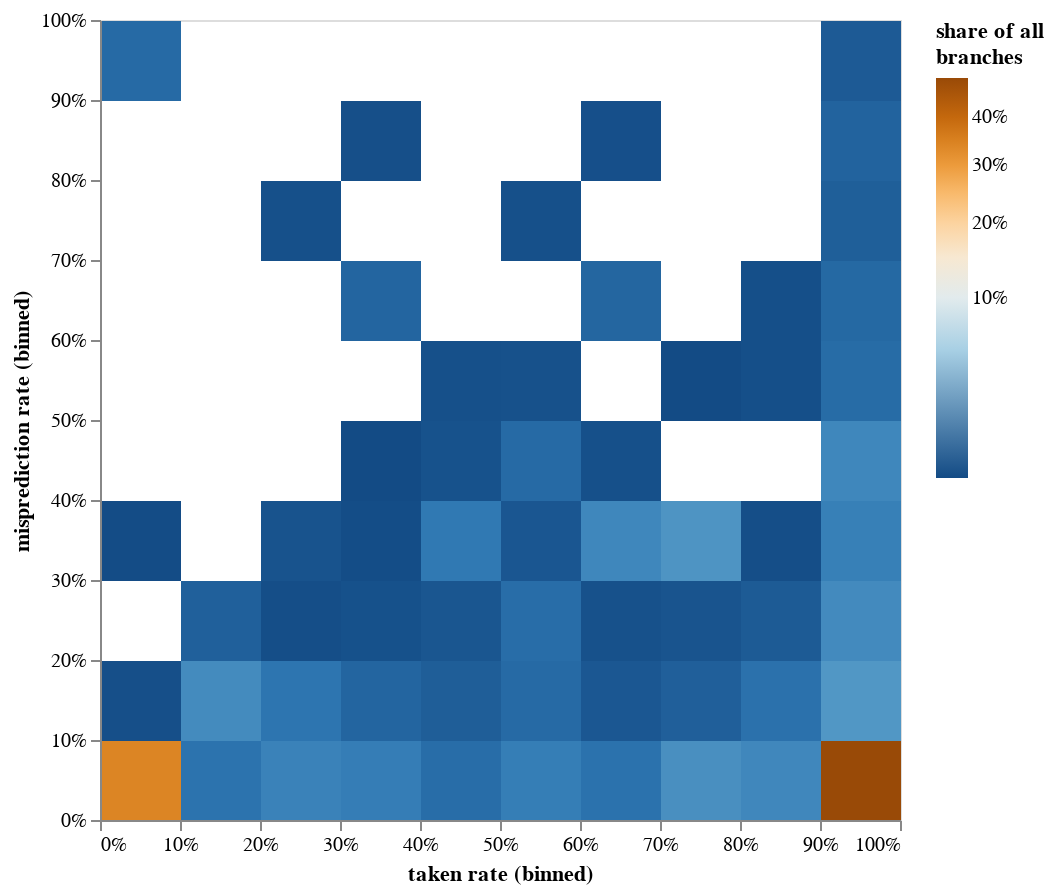

Source (notebook cell):
### Code cell
ddf = df.lazy().groupby([
    pl.col('inst_addr'),
    pl.col('checkpoint'),
    pl.col('simpoint_weight'),
]).agg(
    pl.col('taken').cast(pl.UInt32).sum(),
    pl.col('mispredicted').cast(pl.UInt32).sum(),
    pl.count()
).groupby([
    pl.col('inst_addr'),
]).agg([
    (pl.col('taken') * pl.col('simpoint_weight')).sum(),
    (pl.col('mispredicted') * pl.col('simpoint_weight')).sum(),
    (pl.col('count') * pl.col('simpoint_weight')).sum()
]).with_columns([
    (pl.col('taken') / pl.col('count')).alias('taken rate'),
    (pl.col('mispredicted') / pl.col('count')).alias('misprediction rate'),
    pl.col('count').sum().alias('total count'),
    (pl.col('count') / pl.col('count').sum()).alias('share of occurences'),
    (pl.col('mispredicted') / pl.col('mispredicted').sum()).alias('share of mispredictions')
]).collect(streaming=True)

p1 = alt.Chart(ddf).mark_rect().encode(
    x=alt.X("taken rate:Q", bin=True).axis(format='.0%'),
    y=alt.Y("misprediction rate:Q", bin=True).axis(format='.0%'),
    color=alt.Color('count():Q',
                    scale=alt.Scale(type='sqrt',scheme='blueorange'),
                    legend=alt.Legend(title=['#branches']))
).properties(
    width=400,
    height=400
)

p2 = alt.Chart(ddf).mark_rect().encode(
    x=alt.X("taken rate:Q", bin=True).axis(format='.0%'),
    y=alt.Y("misprediction rate:Q", bin=True).axis(format='.0%'),
    color=alt.Color('sum(share of mispredictions):Q',
                    scale=alt.Scale(type='sqrt', scheme='blueorange'),
                    legend=alt.Legend(format=".0%",title=['share of all', 'mispredictions']))
).properties(
    width=400,
    height=400
)

p3 = alt.Chart(ddf).mark_rect().encode(
    x=alt.X("taken rate:Q", bin=True).axis(format='.0%'),
    y=alt.Y("misprediction rate:Q", bin=True).axis(format='.0%'),
    color=alt.Color('sum(share of occurences):Q',
                    scale=alt.Scale(type='sqrt', scheme='blueorange'),
                    legend=alt.Legend(format=".0%",title=['share of all', 'branches']))
).properties(
    width=400,
    height=400
)

p3

### Figure 1 — Vega specification as saved in the notebook (floating-point values rounded to 4 significant figures)
{"$schema": "https://vega.github.io/schema/vega/v5.json", "data": [{"name": "source_0", "values": [{"bin_maxbins_10_misprediction rate": 0.0, "bin_maxbins_10_misprediction rate_end": 0.1, "bin_maxbins_10_taken rate": 0.0, "bin_maxbins_10_taken rate_end": 0.1, "sum_share of occurences": 0.3414}, {"bin_maxbins_10_misprediction rate": 0.0, "bin_maxbins_10_misprediction rate_end": 0.1, "bin_maxbins_10_taken rate": 0.9, "bin_maxbins_10_taken rate_end": 1.0, "sum_share of occurences": 0.4914}, {"bin_maxbins_10_misprediction rate": 0.1, "bin_maxbins_10_misprediction rate_end": 0.2, "bin_maxbins_10_taken rate": 0.9, "bin_maxbins_10_taken rate_end": 1.0, "sum_share of occurences": 0.01506}, {"bin_maxbins_10_misprediction rate": 0.2, "bin_maxbins_10_misprediction rate_end": 0.3, "bin_maxbins_10_taken rate": 0.4, "bin_maxbins_10_taken rate_end": 0.5, "sum_share of occurences": 0.0002901}, {"bin_maxbins_10_misprediction rate": 0.9, "bin_maxbins_10_misprediction rate_end": 1.0, "bin_maxbins_10_taken rate": 0.9, "bin_maxbins_10_taken rate_end": 1.0, "sum_share of occurences": 0.0005684}, {"bin_maxbins_10_misprediction rate": 0.0, "bin_maxbins_10_misprediction rate_end": 0.1, "bin_maxbins_10_taken rate": 0.5, "bin_maxbins_10_taken rate_end": 0.6, "sum_share of occurences": 0.006345}, {"bin_maxbins_10_misprediction rate": 0.2, "bin_maxbins_10_misprediction rate_end": 0.3, "bin_maxbins_10_taken rate": 0.7, "bin_maxbins_10_taken rate_end": 0.8, "sum_share of occurences": 0.0002065}, {"bin_maxbins_10_misprediction rate": 0.0, "bin_maxbins_10_misprediction rate_end": 0.1, "bin_maxbins_10_taken rate": 0.7, "bin_maxbins_10_taken rate_end": 0.8, "sum_share of occurences": 0.01189}, {"bin_maxbins_10_misprediction rate": 0.4, "bin_maxbins_10_misprediction rate_end": 0.5, "bin_maxbins_10_taken rate": 0.9, "bin_maxbins_10_taken rate_end": 1.0, "sum_share of occurences": 0.009052}, {"bin_maxbins_10_misprediction rate": 0.2, "bin_maxbins_10_misprediction rate_end": 0.3, "bin_maxbins_10_taken rate": 0.8, "bin_maxbins_10_taken rate_end": 0.9, "sum_share of occurences": 0.0006238}, {"bin_maxbins_10_misprediction rate": 0.8, "bin_maxbins_10_misprediction rate_end": 0.9, "bin_maxbins_10_taken rate": 0.9, "bin_maxbins_10_taken rate_end": 1.0, "sum_share of occurences": 0.001451}, {"bin_maxbins_10_misprediction rate": 0.3, "bin_maxbins_10_misprediction rate_end": 0.4, "bin_maxbins_10_taken rate": 0.9, "bin_maxbins_10_taken rate_end": 1.0, "sum_share of occurences": 0.006836}, {"bin_maxbins_10_misprediction rate": 0.0, "bin_maxbins_10_misprediction rate_end": 0.1, "bin_maxbins_10_taken rate": 0.8, "bin_maxbins_10_taken rate_end": 0.9, "sum_share of occurences": 0.00918}, {"bin_maxbins_10_misprediction rate": 0.0, "bin_maxbins_10_misprediction rate_end": 0.1, "bin_maxbins_10_taken rate": 0.4, "bin_maxbins_10_taken rate_end": 0.5, "sum_share of occurences": 0.00281}, {"bin_maxbins_10_misprediction rate": 0.0, "bin_maxbins_10_misprediction rate_end": 0.1, "bin_maxbins_10_taken rate": 0.6, "bin_maxbins_10_taken rate_end": 0.7, "sum_share of occurences": 0.003657}, {"bin_maxbins_10_misprediction rate": 0.6, "bin_maxbins_10_misprediction rate_end": 0.7, "bin_maxbins_10_taken rate": 0.9, "bin_maxbins_10_taken rate_end": 1.0, "sum_share of occurences": 0.002144}, {"bin_maxbins_10_misprediction rate": 0.5, "bin_maxbins_10_misprediction rate_end": 0.6, "bin_maxbins_10_taken rate": 0.9, "bin_maxbins_10_taken rate_end": 1.0, "sum_share of occurences": 0.002583}, {"bin_maxbins_10_misprediction rate": 0.2, "bin_maxbins_10_misprediction rate_end": 0.3, "bin_maxbins_10_taken rate": 0.9, "bin_maxbins_10_taken rate_end": 1.0, "sum_share of occurences": 0.01017}, {"bin_maxbins_10_misprediction rate": 0.5, "bin_maxbins_10_misprediction rate_end": 0.6, "bin_maxbins_10_taken rate": 0.5, "bin_maxbins_10_taken rate_end": 0.6, "sum_share of occurences": 8.096e-05}, {"bin_maxbins_10_misprediction rate": 0.0, "bin_maxbins_10_misprediction rate_end": 0.1, "bin_maxbins_10_taken rate": 0.1, "bin_maxbins_10_taken rate_end": 0.2, "sum_share of occurences": 0.003825}, {"bin_maxbins_10_misprediction rate": 0.1, "bin_maxbins_10_misprediction rate_end": 0.2, "bin_maxbins_10_taken rate": 0.0, "bin_maxbins_10_taken rate_end": 0.1, "sum_share of occurences": 4.365e-05}, {"bin_maxbins_10_misprediction rate": 0.4, "bin_maxbins_10_misprediction rate_end": 0.5, "bin_maxbins_10_taken rate": 0.4, "bin_maxbins_10_taken rate_end": 0.5, "sum_share of occurences": 0.0001274}, {"bin_maxbins_10_misprediction rate": 0.1, "bin_maxbins_10_misprediction rate_end": 0.2, "bin_maxbins_10_taken rate": 0.8, "bin_maxbins_10_taken rate_end": 0.9, "sum_share of occurences": 0.003525}, {"bin_maxbins_10_misprediction rate": 0.0, "bin_maxbins_10_misprediction rate_end": 0.1, "bin_maxbins_10_taken rate": 0.2, "bin_maxbins_10_taken rate_end": 0.3, "sum_share of occurences": 0.007628}, {"bin_maxbins_10_misprediction rate": 0.1, "bin_maxbins_10_misprediction rate_end": 0.2, "bin_maxbins_10_taken rate": 0.1, "bin_maxbins_10_taken rate_end": 0.2, "sum_share of occurences": 0.01029}, {"bin_maxbins_10_misprediction rate": 0.1, "bin_maxbins_10_misprediction rate_end": 0.2, "bin_maxbins_10_taken rate": 0.2, "bin_maxbins_10_taken rate_end": 0.3, "sum_share of occurences": 0.004293}, {"bin_maxbins_10_misprediction rate": 0.4, "bin_maxbins_10_misprediction rate_end": 0.5, "bin_maxbins_10_taken rate": 0.5, "bin_maxbins_10_taken rate_end": 0.6, "sum_share of occurences": 0.002333}, {"bin_maxbins_10_misprediction rate": 0.7, "bin_maxbins_10_misprediction rate_end": 0.8, "bin_maxbins_10_taken rate": 0.9, "bin_maxbins_10_taken rate_end": 1.0, "sum_share of occurences": 0.0009324}, {"bin_maxbins_10_misprediction rate": 0.3, "bin_maxbins_10_misprediction rate_end": 0.4, "bin_maxbins_10_taken rate": 0.0, "bin_maxbins_10_taken rate_end": 0.1, "sum_share of occurences": 2.152e-06}, {"bin_maxbins_10_misprediction rate": 0.2, "bin_maxbins_10_misprediction rate_end": 0.3, "bin_maxbins_10_taken rate": 0.5, "bin_maxbins_10_taken rate_end": 0.6, "sum_share of occurences": 0.002839}, {"bin_maxbins_10_misprediction rate": 0.3, "bin_maxbins_10_misprediction rate_end": 0.4, "bin_maxbins_10_taken rate": 0.5, "bin_maxbins_10_taken rate_end": 0.6, "sum_share of occurences": 0.0003196}, {"bin_maxbins_10_misprediction rate": 0.3, "bin_maxbins_10_misprediction rate_end": 0.4, "bin_maxbins_10_taken rate": 0.7, "bin_maxbins_10_taken rate_end": 0.8, "sum_share of occurences": 0.01369}, {"bin_maxbins_10_misprediction rate": 0.7, "bin_maxbins_10_misprediction rate_end": 0.8, "bin_maxbins_10_taken rate": 0.2, "bin_maxbins_10_taken rate_end": 0.3, "sum_share of occurences": 7.036e-05}, {"bin_maxbins_10_misprediction rate": 0.5, "bin_maxbins_10_misprediction rate_end": 0.6, "bin_maxbins_10_taken rate": 0.4, "bin_maxbins_10_taken rate_end": 0.5, "sum_share of occurences": 5.249e-05}, {"bin_maxbins_10_misprediction rate": 0.8, "bin_maxbins_10_misprediction rate_end": 0.9, "bin_maxbins_10_taken rate": 0.6, "bin_maxbins_10_taken rate_end": 0.7, "sum_share of occurences": 4.944e-05}, {"bin_maxbins_10_misprediction rate": 0.1, "bin_maxbins_10_misprediction rate_end": 0.2, "bin_maxbins_10_taken rate": 0.7, "bin_maxbins_10_taken rate_end": 0.8, "sum_share of occurences": 0.0009907}, {"bin_maxbins_10_misprediction rate": 0.0, "bin_maxbins_10_misprediction rate_end": 0.1, "bin_maxbins_10_taken rate": 0.3, "bin_maxbins_10_taken rate_end": 0.4, "sum_share of occurences": 0.006285}, {"bin_maxbins_10_misprediction rate": 0.1, "bin_maxbins_10_misprediction rate_end": 0.2, "bin_maxbins_10_taken rate": 0.4, "bin_maxbins_10_taken rate_end": 0.5, "sum_share of occurences": 0.0008522}, {"bin_maxbins_10_misprediction rate": 0.4, "bin_maxbins_10_misprediction rate_end": 0.5, "bin_maxbins_10_taken rate": 0.6, "bin_maxbins_10_taken rate_end": 0.7, "sum_share of occurences": 5.462e-05}, {"bin_maxbins_10_misprediction rate": 0.2, "bin_maxbins_10_misprediction rate_end": 0.3, "bin_maxbins_10_taken rate": 0.2, "bin_maxbins_10_taken rate_end": 0.3, "sum_share of occurences": 1.754e-05}, {"bin_maxbins_10_misprediction rate": 0.3, "bin_maxbins_10_misprediction rate_end": 0.4, "bin_maxbins_10_taken rate": 0.6, "bin_maxbins_10_taken rate_end": 0.7, "sum_share of occurences": 0.009037}, {"bin_maxbins_10_misprediction rate": 0.6, "bin_maxbins_10_misprediction rate_end": 0.7, "bin_maxbins_10_taken rate": 0.6, "bin_maxbins_10_taken rate_end": 0.7, "sum_share of occurences": 0.001754}, {"bin_maxbins_10_misprediction rate": 0.1, "bin_maxbins_10_misprediction rate_end": 0.2, "bin_maxbins_10_taken rate": 0.5, "bin_maxbins_10_taken rate_end": 0.6, "sum_share of occurences": 0.002379}, {"bin_maxbins_10_misprediction rate": 0.4, "bin_maxbins_10_misprediction rate_end": 0.5, "bin_maxbins_10_taken rate": 0.3, "bin_maxbins_10_taken rate_end": 0.4, "sum_share of occurences": 6.227e-07}, {"bin_maxbins_10_misprediction rate": 0.7, "bin_maxbins_10_misprediction rate_end": 0.8, "bin_maxbins_10_taken rate": 0.5, "bin_maxbins_10_taken rate_end": 0.6, "sum_share of occurences": 6.377e-05}, {"bin_maxbins_10_misprediction rate": 0.2, "bin_maxbins_10_misprediction rate_end": 0.3, "bin_maxbins_10_taken rate": 0.6, "bin_maxbins_10_taken rate_end": 0.7, "sum_share of occurences": 9.38e-05}, {"bin_maxbins_10_misprediction rate": 0.6, "bin_maxbins_10_misprediction rate_end": 0.7, "bin_maxbins_10_taken rate": 0.3, "bin_maxbins_10_taken rate_end": 0.4, "sum_share of occurences": 0.001668}, {"bin_maxbins_10_misprediction rate": 0.9, "bin_maxbins_10_misprediction rate_end": 1.0, "bin_maxbins_10_taken rate": 0.0, "bin_maxbins_10_taken rate_end": 0.1, "sum_share of occurences": 0.00237}, {"bin_maxbins_10_misprediction rate": 0.1, "bin_maxbins_10_misprediction rate_end": 0.2, "bin_maxbins_10_taken rate": 0.3, "bin_maxbins_10_taken rate_end": 0.4, "sum_share of occurences": 0.001683}, {"bin_maxbins_10_misprediction rate": 0.6, "bin_maxbins_10_misprediction rate_end": 0.7, "bin_maxbins_10_taken rate": 0.8, "bin_maxbins_10_taken rate_end": 0.9, "sum_share of occurences": 3.678e-05}, {"bin_maxbins_10_misprediction rate": 0.2, "bin_maxbins_10_misprediction rate_end": 0.3, "bin_maxbins_10_taken rate": 0.3, "bin_maxbins_10_taken rate_end": 0.4, "sum_share of occurences": 7.56e-05}, {"bin_maxbins_10_misprediction rate": 0.1, "bin_maxbins_10_misprediction rate_end": 0.2, "bin_maxbins_10_taken rate": 0.6, "bin_maxbins_10_taken rate_end": 0.7, "sum_share of occurences": 0.0003729}, {"bin_maxbins_10_misprediction rate": 0.2, "bin_maxbins_10_misprediction rate_end": 0.3, "bin_maxbins_10_taken rate": 0.1, "bin_maxbins_10_taken rate_end": 0.2, "sum_share of occurences": 0.001107}, {"bin_maxbins_10_misprediction rate": 0.3, "bin_maxbins_10_misprediction rate_end": 0.4, "bin_maxbins_10_taken rate": 0.8, "bin_maxbins_10_taken rate_end": 0.9, "sum_share of occurences": 2.352e-05}, {"bin_maxbins_10_misprediction rate": 0.5, "bin_maxbins_10_misprediction rate_end": 0.6, "bin_maxbins_10_taken rate": 0.7, "bin_maxbins_10_taken rate_end": 0.8, "sum_share of occurences": 2.97e-09}, {"bin_maxbins_10_misprediction rate": 0.3, "bin_maxbins_10_misprediction rate_end": 0.4, "bin_maxbins_10_taken rate": 0.3, "bin_maxbins_10_taken rate_end": 0.4, "sum_share of occurences": 1.176e-05}, {"bin_maxbins_10_misprediction rate": 0.5, "bin_maxbins_10_misprediction rate_end": 0.6, "bin_maxbins_10_taken rate": 0.8, "bin_maxbins_10_taken rate_end": 0.9, "sum_share of occurences": 3.386e-05}, {"bin_maxbins_10_misprediction rate": 0.3, "bin_maxbins_10_misprediction rate_end": 0.4, "bin_maxbins_10_taken rate": 0.4, "bin_maxbins_10_taken rate_end": 0.5, "sum_share of occurences": 0.005061}, {"bin_maxbins_10_misprediction rate": 0.3, "bin_maxbins_10_misprediction rate_end": 0.4, "bin_maxbins_10_taken rate": 0.2, "bin_maxbins_10_taken rate_end": 0.3, "sum_share of occurences": 0.0001446}, {"bin_maxbins_10_misprediction rate": 0.8, "bin_maxbins_10_misprediction rate_end": 0.9, "bin_maxbins_10_taken rate": 0.3, "bin_maxbins_10_taken rate_end": 0.4, "sum_share of occurences": 4.048e-05}]}], "signals": [{"name": "bin_maxbins_10_taken_rate_bins", "value": {"fields": ["taken rate"], "fname": "bin_taken rate", "start": 0.0, "step": 0.1, "stop": 1.0}}, {"name": "bin_maxbins_10_misprediction_rate_bins", "value": {"fields": ["misprediction rate"], "fname": "bin_misprediction rate", "start": 0.0, "step": 0.1, "stop": 1.0}}], "marks": [{"type": "rect", "name": "marks", "from": {"data": "source_0"}, "encode": {"update": {"x2": {"field": "bin_maxbins_10_taken rate", "scale": "x", "offset": 0.5}, "fill": {"field": "sum_share of occurences", "scale": "color"}, "x": {"field": "bin_maxbins_10_taken rate_end", "scale": "x", "offset": 0.5}, "y": {"field": "bin_maxbins_10_misprediction rate_end", "scale": "y", "offset": 0.5}, "description": {"signal": "\"taken rate (binned): \" + (!isValid(datum[\"bin_maxbins_10_taken rate\"]) || !isFinite(+datum[\"bin_maxbins_10_taken rate\"]) ? \"null\" : format(datum[\"bin_maxbins_10_taken rate\"], \".0%\") + \" – \" + format(datum[\"bin_maxbins_10_taken rate_end\"], \".0%\")) + \"; misprediction rate (binned): \" + (!isValid(datum[\"bin_maxbins_10_misprediction rate\"]) || !isFinite(+datum[\"bin_maxbins_10_misprediction rate\"]) ? \"null\" : format(datum[\"bin_maxbins_10_misprediction rate\"], \".0%\") + \" – \" + format(datum[\"bin_maxbins_10_misprediction rate_end\"], \".0%\")) + \"; Sum of share of occurences: \" + (format(datum[\"sum_share of occurences\"], \".0%\"))"}, "y2": {"field": "bin_maxbins_10_misprediction rate", "scale": "y", "offset": 0.5}}}, "style": ["rect"]}], "scales": [{"name": "x", "type": "linear", "domain": {"signal": "[bin_maxbins_10_taken_rate_bins.start, bin_maxbins_10_taken_rate_bins.stop]"}, "range": [0, {"signal": "width"}], "bins": {"signal": "bin_maxbins_10_taken_rate_bins"}, "zero": false}, {"name": "y", "type": "linear", "domain": {"signal": "[bin_maxbins_10_misprediction_rate_bins.start, bin_maxbins_10_misprediction_rate_bins.stop]"}, "range": [{"signal": "height"}, 0], "bins": {"signal": "bin_maxbins_10_misprediction_rate_bins"}, "zero": false}, {"name": "color", "type": "sqrt", "domain": {"data": "source_0", "field": "sum_share of occurences"}, "range": {"scheme": "blueorange"}, "interpolate": "hcl", "zero": false}], "axes": [{"scale": "x", "zindex": 1, "title": "taken rate (binned)", "format": ".0%", "labelFlush": true, "tickCount": {"signal": "ceil(width/10)"}, "orient": "bottom", "grid": false, "labelOverlap": true}, {"scale": "y", "orient": "left", "format": ".0%", "grid": false, "title": "misprediction rate (binned)", "labelOverlap": true, "zindex": 1, "tickCount": {"signal": "ceil(height/10)"}}], "style": "cell", "legends": [{"format": ".0%", "title": ["share of all", "branches"], "fill": "color", "gradientLength": {"signal": "clamp(height, 64, 200)"}}], "width": 400, "padding": 5, "background": "white", "height": 400}
